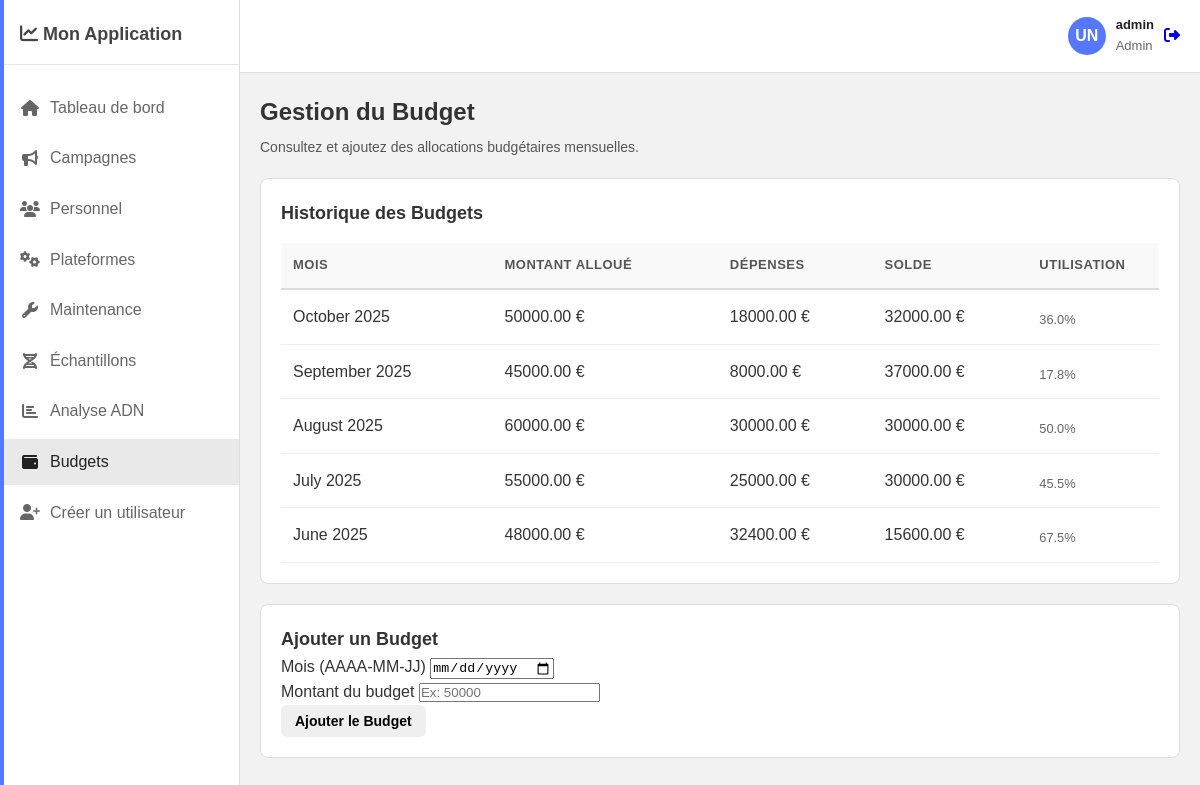
The app's page /budget/ (signed in) with its own data.
### monApp/models.py (models this page shows, shortened)
class User(db.Model, UserMixin):
    id = db.Column(db.Integer, primary_key=True)
    username = db.Column(db.String(80), unique=True, nullable=False)
    password = db.Column(db.String(256), nullable=False)
    role = db.Column(db.Enum(UserRole),
                     nullable=False,
                     default=UserRole.CHERCHEUR)

class Budget(db.Model):
    __tablename__ = 'BUDGET'
    idBudg = db.Column(db.Integer, primary_key=True)
    mois = db.Column(db.Date)
    montant = db.Column(db.Numeric(12, 2))
    campagnes_validees = db.relationship('Campagne',
                                         secondary=valide,
                                         backref=db.backref(
                                             'budgets_validants', lazy=True))
    @property
    def cout_total_campagnes(self):
        total_cost = 0
        for campagne in self.campagnes_validees:
            if campagne.plateforme and campagne.plateforme.cout_journalier is not None and campagne.duree is not None:
                total_cost += campagne.plateforme.cout_journalier * campagne.duree
        return total_cost

class Plateforme(db.Model):
    __tablename__ = 'PLATEFORME'
    idPl = db.Column(db.Integer, primary_key=True)
    nom = db.Column(db.String(100))
    nb_personnes_necessaires = db.Column(db.Integer)
    cout_journalier = db.Column(db.Numeric(10, 2))
    intervalle_maintenance = db.Column(db.Integer)
    campagnes = db.relationship('Campagne', backref='plateforme', lazy=True)
    maintenances = db.relationship('Maintenance',
                                   backref='plateforme',
                                   lazy=True)
    habilitations_requises = db.relationship('Habilitation',
                                             secondary=requiert,
                                             backref=db.backref(
                                                 'plateformes_requerantes',
                                                 lazy=True))

class Campagne(db.Model):
    __tablename__ = 'CAMPAGNE'
    idCamp = db.Column(db.Integer, primary_key=True)
    nom = db.Column(db.String(100))
    date_debut = db.Column(db.Date)
    duree = db.Column(db.Integer)
    lieu = db.Column(db.String(100))
    idPl = db.Column(db.Integer, db.ForeignKey('PLATEFORME.idPl'))
    echantillons = db.relationship('Echantillon',
                                   backref='campagne',
                                   lazy=True)

### monApp/views.py (the view, shortened to what this page needs)
@app.route('/budget/', methods=['GET', 'POST'])
@login_required
@role_required(UserRole.DIRECTION, UserRole.ADMIN)
def budget():
    form = BudgetForm()
    budgets = Budget.query.order_by(Budget.mois.desc()).all()
    return render_template('budget.html', budgets=budgets, form=form)

### monApp/forms.py
class BudgetForm(FlaskForm):
    mois = DateField('Mois (AAAA-MM-JJ)',
                     format='%Y-%m-%d',
                     validators=[DataRequired()])
    montant = DecimalField('Montant du budget', validators=[DataRequired()])
    submit = SubmitField('Enregistrer')

### monApp/views.py (called while the page is built)
def role_required(*roles):
    def wrapper(fn):
        @wraps(fn)
        def decorated_view(*args, **kwargs):
            if not current_user.is_authenticated or current_user.role not in roles:
                abort(403)
            return fn(*args, **kwargs)
        return decorated_view
    return wrapper

@login_manager.user_loader
def load_user(user_id):
    return User.query.get(int(user_id))

### monApp/templates/budget.html (shortened to what this page needs)
{% extends "base.html" %}
{% block extra_css %}
<link rel="stylesheet" href="{{ url_for('static', filename='css/budget.css') }}">
{% endblock %}
{% block content %}
<div class="page-title">
    <h1>Gestion du Budget</h1>
    <p>Consultez et ajoutez des allocations budgétaires mensuelles.</p>
</div>
<div class="content-grid" style="grid-template-columns: 2fr 1fr; gap: 2rem;">
    <div class="card">
        <div class="card-header">
            <h2 class="card-title">Historique des Budgets</h2>
        </div>
        <div class="table-container">
            <table>
                <thead>
                    <tr>
                        <th>Mois</th>
                        <th>Montant Alloué</th>
                        <th>Dépenses</th>
                        <th>Solde</th>
                        <th style="width: 15%;">Utilisation</th>
                    </tr>
                </thead>
                <tbody>
                    {% for budget in budgets %}
                    {% set percentage = (budget.cout_total_campagnes / budget.montant * 100) if budget.montant > 0 else 0 %}
                    {% set bar_class = 'bg-success' %}
                    {% if percentage > 80 %}{% set bar_class = 'bg-warning' %}{% endif %}
                    {% if percentage > 100 %}{% set bar_class = 'bg-danger' %}{% endif %}
                    <tr>
                        <td>{{ budget.mois.strftime('%B %Y') }}</td>
                        <td>{{ "%.2f"|format(budget.montant) }} €</td>
                        <td>{{ "%.2f"|format(budget.cout_total_campagnes) }} €</td>
                        <td>{{ "%.2f"|format(budget.montant - budget.cout_total_campagnes) }} €</td>
                        <td>
                            <div class="budget-item" style="padding: 0;">
                                <span style="font-size: 0.8rem; color: #666;">
                                    {{ "%.1f"|format(percentage) }}%
                                </span>
                            </div>
                        </td>
                    </tr>
                    {% else %}
                    <tr>
                        <td colspan="3">Aucun budget enregistré.</td>
                    </tr>
                    {% endfor %}
                </tbody>
            </table>
        </div>
    </div>
    <div class="card form-card">
        <h2 class="card-title">Ajouter un Budget</h2>
        <form method="POST" action="{{ url_for('budget') }}">
            <div class="form-group">
                {{ form.mois.label }}
                {{ form.mois(placeholder='AAAA-MM-JJ') }}
            </div>
            <div class="form-group">
                {{ form.montant.label }}
                {{ form.montant(placeholder='Ex: 50000') }}
            </div>
            {{ form.submit(class='btn btn-success', value='Ajouter le Budget') }}
        </form>
    </div>
</div>
{% endblock %}

### monApp/templates/base.html (shortened to what this page needs)
<!DOCTYPE html>
<html lang="fr">
<head>
    <link rel="stylesheet" href="https://cdnjs.cloudflare.com/ajax/libs/font-awesome/6.4.0/css/all.min.css">
    <link rel="stylesheet" href="{{ url_for('static', filename='../static/css/base.css') }}">
    {% block extra_css %}{% endblock %}
</head>
<body>
    <aside class="sidebar">
        <div class="sidebar-header">
            <h2><i class="fas fa-chart-line"></i> Mon Application</h2>
        </div>
        <nav>
            <ul class="sidebar-menu">
                <li><a href="{{ url_for('tableau_de_bord') }}" class="{{ 'active' if 'tableau_de_bord' in request.endpoint else '' }}"><i class="fas fa-home"></i> Tableau de bord</a></li>
                {% if current_user.role.value in ['chercheur', 'admin'] %}
                    <li><a href="{{ url_for('campagnes') }}" class="{{ 'active' if 'campagnes' in request.endpoint else '' }}"><i class="fas fa-bullhorn"></i> Campagnes</a></li>
                {% endif %}
                {% if current_user.role.value == 'admin' %}
                    <li><a href="{{ url_for('personnel') }}" class="{{ 'active' if 'personnel' in request.endpoint else '' }}"><i class="fas fa-users"></i> Personnel</a></li>
                {% endif %}
                {% if current_user.role.value in ['admin', 'technique'] %}
                    <li><a href="{{ url_for('plateforme') }}" class="{{ 'active' if 'plateforme' in request.endpoint else '' }}"><i class="fas fa-cogs"></i> Plateformes</a></li>
                    <li><a href="{{ url_for('maintenance') }}" class="{{ 'active' if 'maintenance' in request.endpoint else '' }}"><i class="fas fa-wrench"></i> Maintenance</a></li>
                {% endif %}
                {% if current_user.role.value in ['chercheur', 'admin'] %}
                    <li><a href="{{ url_for('sequences_adn') }}" class="{{ 'active' if 'sequences_adn' in request.endpoint else '' }}"><i class="fas fa-dna"></i> Échantillons</a></li>
                    <li><a href="{{ url_for('analyse') }}" class="{{ 'active' if 'analyse' in request.endpoint else '' }}"><i class="fas fa-chart-bar"></i> Analyse ADN</a></li>
                {% endif %}
                {% if current_user.role.value in ['direction', 'admin'] %}
                    <li><a href="{{ url_for('budget') }}" class="{{ 'active' if 'budget' in request.endpoint else '' }}"><i class="fas fa-wallet"></i> Budgets</a></li>
                {% endif %}
                {% if current_user.role.value in ['direction', 'admin'] %}
                    <li><a href="{{ url_for('creer_compte') }}" class="{{ 'active' if 'creer_compte' in request.endpoint else '' }}"><i class="fas fa-user-plus"></i> Créer un utilisateur</a></li>
                {% endif %}
            </ul>
        </nav>
    </aside>
    <main class="main-content">
        <header class="header">
            <div class="user-info">
                <div class="user-avatar">UN</div>
                <div class="user-details">
                    <span class="user-name">{{ current_user.username }}</span>
                    <span class="user-role">{{ current_user.role.value|capitalize }}</span>
                </div>
                <a href="{{ url_for('logout') }}" class="btn-logout" title="Déconnexion">
                    <i class="fas fa-sign-out-alt"></i>
                </a>
            </div>
        </header>
        <div class="container">
            {% block content %}{% endblock %}
        </div>
    </main>
</body>
</html>

### monApp/static/css/base.css (style rules this page uses)
* { margin: 0; padding: 0; box-sizing: border-box; }
body { font-family: Arial, sans-serif; background: #f2f2f2; color: #333; line-height: 1.6; min-height: 100vh; }
.sidebar { position: fixed; left: 0; top: 0; width: 240px; height: 100vh; background: #ffffff; border-right: 1px solid #ddd; padding: 20px 0; transition: transform 0.3s ease; }
.sidebar-header { padding: 0 20px 15px; border-bottom: 1px solid #e6e6e6; }
.sidebar-header h2 { font-size: 18px; font-weight: 700; color: #444; }
.sidebar-menu { list-style: none; padding: 15px 0; }
.sidebar-menu li { margin: 5px 0; }
.sidebar-menu a { display: flex; align-items: center; padding: 10px 20px; text-decoration: none; color: #666; transition: background 0.2s; }
.sidebar-menu a:hover, .sidebar-menu a.active { background: #e9e9e9; color: #222; }
.sidebar-menu a.active::before { content: ""; position: absolute; left: 0; width: 4px; top: 0; bottom: 0; background: #5677ff; }
.sidebar-menu i { margin-right: 10px; width: 20px; text-align: center; }
.main-content { margin-left: 240px; min-height: 100vh; }
.header { background: #ffffff; border-bottom: 1px solid #ddd; padding: 15px 20px; display: flex; justify-content: space-between; align-items: center; position: sticky; top: 0; }
.user-info { display: flex; align-items: center; gap: 10px; }
.user-avatar { width: 38px; height: 38px; border-radius: 50%; background: #5677ff; color: white; display: flex; align-items: center; justify-content: center; font-weight: 700; }
.user-details span { display: block; font-size: 13px; }
.user-name { font-weight: 600; color: #222; }
.user-role { color: #666; }
.container { padding: 20px; }
.page-title { margin-bottom: 20px; }
.page-title h1 { font-size: 24px; margin-bottom: 3px; color: #222; }
.page-title p { color: #777; }
.btn { padding: 8px 14px; border-radius: 4px; outline: none; border: none; cursor: pointer; display: inline-flex; align-items: center; gap: 6px; text-decoration: none; font-size: 14px; }

### monApp/static/css/budget.css (style rules this page uses)
.page-title { margin-bottom: 20px; }
.page-title h1 { font-size: 24px; font-weight: 700; color: #333333; margin-bottom: 5px; }
.page-title p { color: #555555; font-size: 14px; }
.btn { padding: 8px 14px; border-radius: 6px; font-weight: 600; cursor: pointer; text-decoration: none; display: inline-flex; align-items: center; gap: 6px; font-size: 14px; }
.card { background: #ffffff; border: 1px solid #ddd; border-radius: 8px; padding: 20px; margin-bottom: 20px; }
.card-header { display: flex; justify-content: space-between; align-items: center; margin-bottom: 15px; }
.card-title { font-size: 18px; font-weight: 600; color: #333333; }
.table-container { overflow-x: auto; }
table { width: 100%; border-collapse: collapse; text-align: left; }
thead { background: #f9f9f9; }
th { padding: 12px; font-weight: 600; font-size: 13px; color: #555555; border-bottom: 2px solid #ddd; text-transform: uppercase; letter-spacing: 0.5px; }
td { padding: 12px; border-bottom: 1px solid #eee; color: #333333; }

### records on screen
User: username "admin", role.value "Admin"
Budget: mois "October 2025", montant "50000.00", budget.montant-budget.cout_total_campagnes "32000.00", percentage "36.0"
Plateforme: cout_total_campagnes "18000.00"
Budget: mois "September 2025", montant "45000.00", budget.montant-budget.cout_total_campagnes "37000.00", percentage "17.8"
Plateforme: cout_total_campagnes "8000.00"
Budget: mois "August 2025", montant "60000.00", budget.montant-budget.cout_total_campagnes "30000.00", percentage "50.0"
Plateforme: cout_total_campagnes "30000.00"
Budget: mois "July 2025", montant "55000.00", budget.montant-budget.cout_total_campagnes "30000.00", percentage "45.5"
Plateforme: cout_total_campagnes "25000.00"
Budget: mois "June 2025", montant "48000.00", budget.montant-budget.cout_total_campagnes "15600.00", percentage "67.5"
Plateforme: cout_total_campagnes "32400.00"
